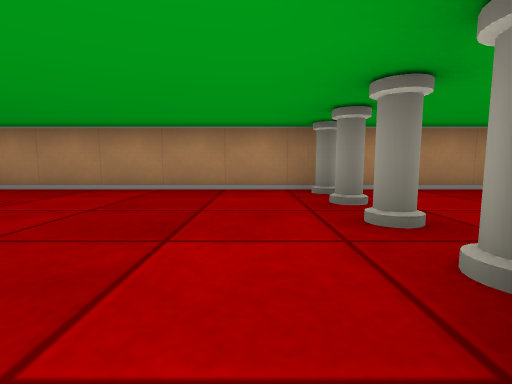
View 1 (above)

16 first-person views from a walk through a cub3D level. The camera is about half as high as the walls, tilts 6° down and sees 85° across. The floor is counted in squares. Each view is taken from the middle of a square. On the plan, view 1 faces up. The plan holds only what a view shows up to about 9 squares ahead; the rest is blank.

View 2
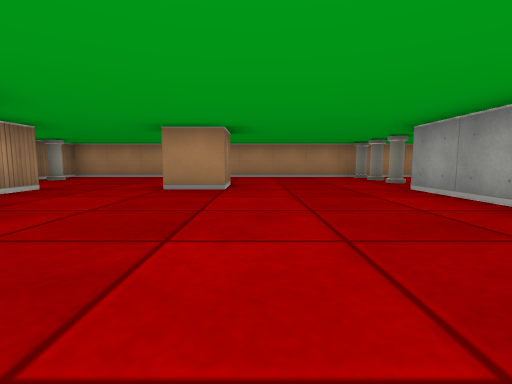

View 3
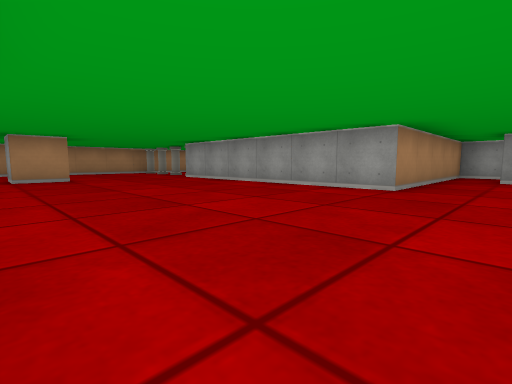

View 4
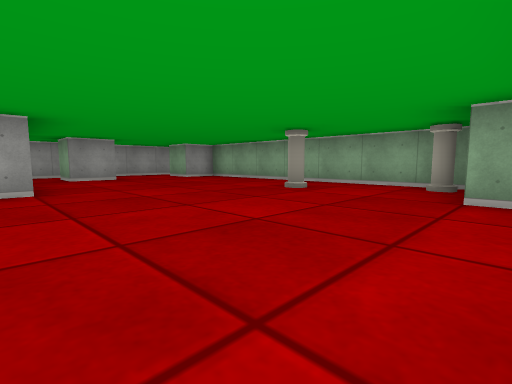

View 5
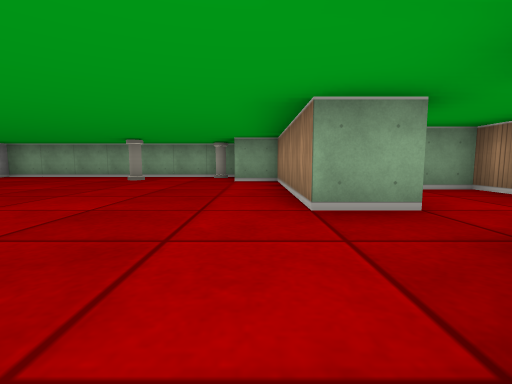

View 6
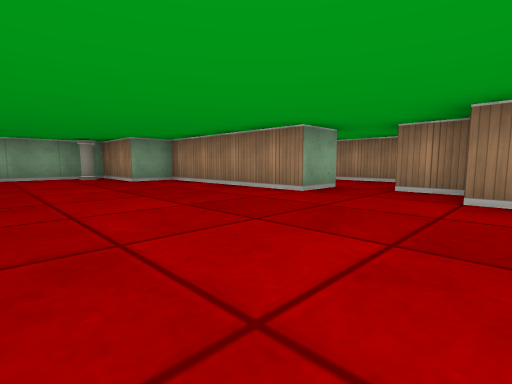

View 7
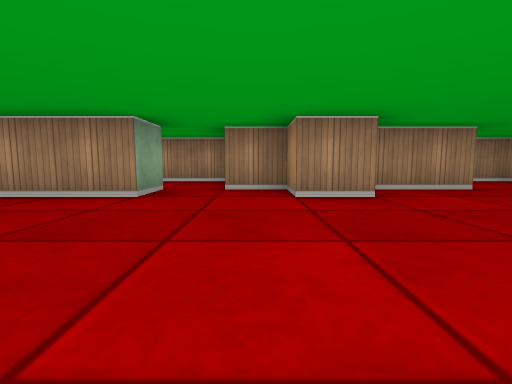

View 8
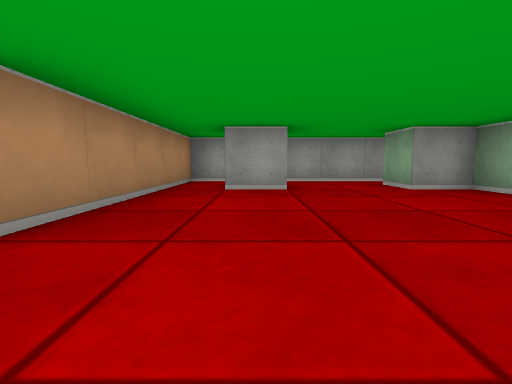

View 9
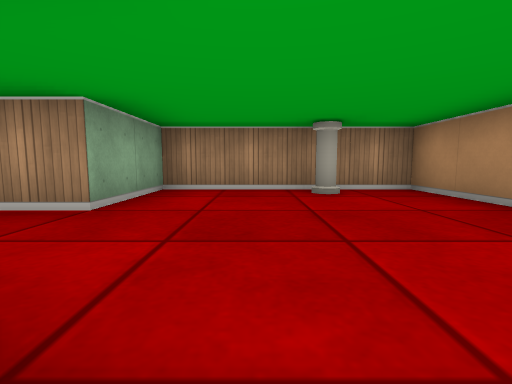

View 10
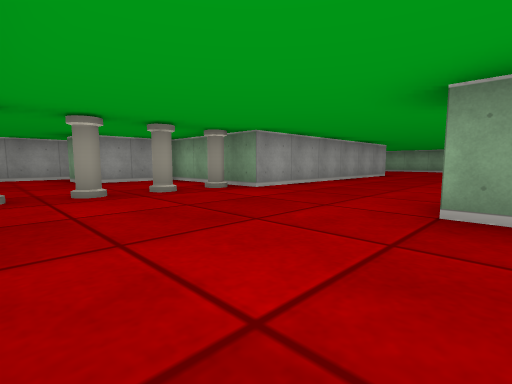

View 11
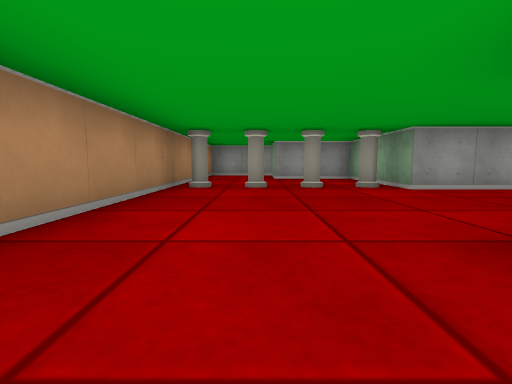

View 12
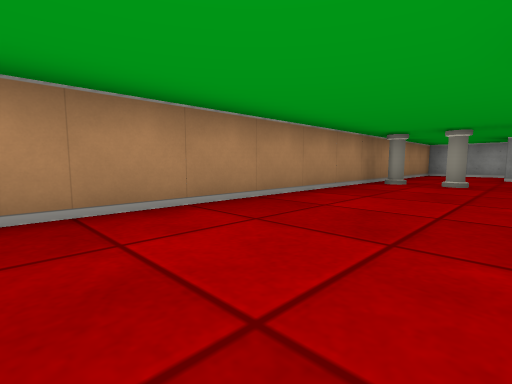

View 13
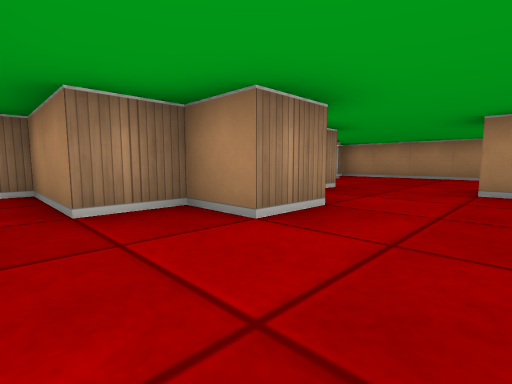

View 14
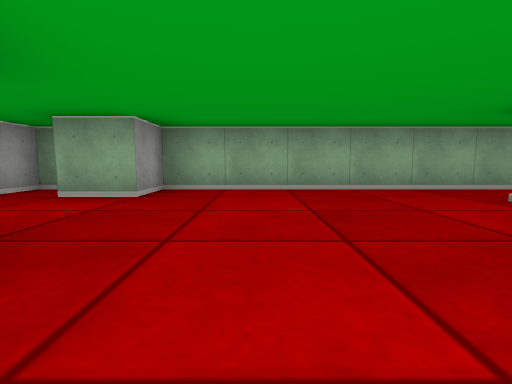

View 15
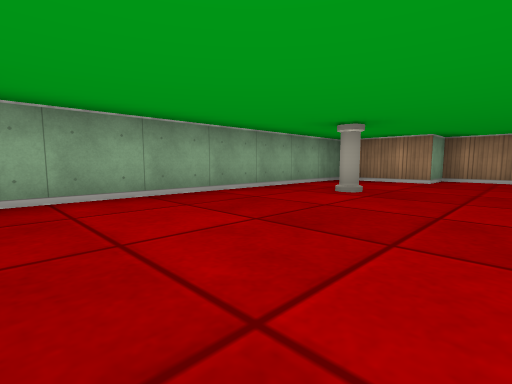

View 16
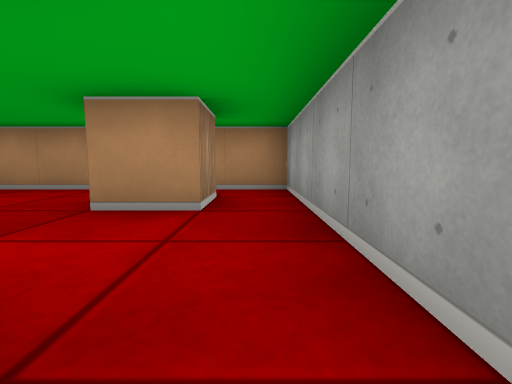

### Floor plan
Ten units are one square. View 1 is at (0, 0); x grows to the right and y downward. Boxes are objects, and circles mark ways between rooms. Rooms are numbered by the first view taken in them; rooms with no view inside come last. Other rooms are left out.
<svg viewBox="-80 -50 140 160">
<path fill="none" stroke="#000" d="M-45 45 -45 85 -35 85 -35 105 35 105 35 95 45 95M-45 14 -45 25 -55 25 -55 35M-30 -15 -25 -15 -25 -5 -35 -5 -35 -15M35 65 45 65 45 75 35 75 35 65M39 -45 -75 -45 -75 -5 -55 -5 -55 11M55 105 55 55 5 55 5 -5 35 -5 35 -25M-56 45 -45 45M-55 35 -75 35 -75 65 -66 65"/>
<rect x="-75" y="-35" width="10" height="10" fill="#bbb"><title>pillar</title></rect>
<rect x="-35" y="95" width="10" height="10" fill="#bbb"><title>pillar</title></rect>
<rect x="-15" y="85" width="10" height="10" fill="#bbb"><title>pillar</title></rect>
<rect x="5" y="-15" width="10" height="10" fill="#bbb"><title>pillar</title></rect>
<rect x="5" y="-25" width="10" height="10" fill="#bbb"><title>pillar</title></rect>
<rect x="5" y="-35" width="10" height="10" fill="#bbb"><title>pillar</title></rect>
<rect x="5" y="-45" width="10" height="10" fill="#bbb"><title>pillar</title></rect>
<circle cx="-50" cy="40" r="3" fill="#2a7"/>
<text x="-10" y="30">1</text>
<text x="-60" y="50">2</text>
</svg>
Room 1 opens to room 2.

Where each view was taken, in squares from view 1:
view 1: 0 up, 0 right, facing up
view 2: 4 down, 2 left, facing up
view 3: 7 down, 4 left, facing up-right
view 4: 5 down, 4 left, facing down-right
view 5: 2 down, 4 left, facing down
view 6: 2 down, 1 left, facing down-left
view 7: 3 down, 1 left, facing left
view 8: 7 down, 1 left, facing right
view 9: 2 up, 3 left, facing left
view 10: 4 up, 3 left, facing down-right
view 11: 3 up, 4 left, facing right
view 12: 2 up, 5 left, facing up-right
view 13: 4 down, 3 left, facing up-left
view 14: 6 down, 2 right, facing down
view 15: 7 down, 3 right, facing down-left
view 16: 10 down, 5 right, facing up
